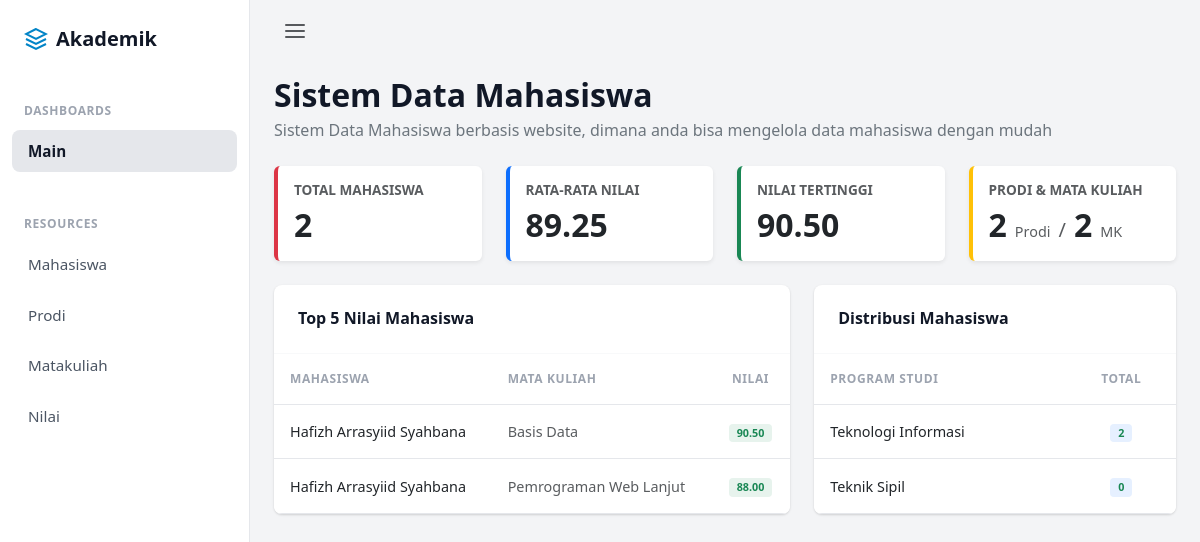
The page / on the database its author committed.
### tables this page shows
CREATE TABLE nilai (
    id_nilai INT AUTO_INCREMENT PRIMARY KEY,
    nim VARCHAR(20),
    kode_mk VARCHAR(10),
    nilai_angka DECIMAL(5, 2),
    FOREIGN KEY (nim) REFERENCES mahasiswa (nim) ON DELETE CASCADE,
    FOREIGN KEY (kode_mk) REFERENCES matakuliah (kode_mk) ON DELETE CASCADE
);

CREATE TABLE mahasiswa (
    nim VARCHAR(20) PRIMARY KEY,
    nama_lengkap VARCHAR(150) NOT NULL,
    id_prodi INT,
    angkatan INT,
    FOREIGN KEY (id_prodi) REFERENCES prodi (id_prodi) ON DELETE SET NULL
);

CREATE TABLE matakuliah (
    kode_mk VARCHAR(10) PRIMARY KEY,
    nama_mk VARCHAR(100) NOT NULL,
    sks INT NOT NULL
);

### views/dashboard.php (the view)
<?php
require_once __DIR__ . '/../config/koneksi.php';
$jml_mhs = mysqli_fetch_assoc(mysqli_query($conn, "SELECT COUNT(*) as total FROM mahasiswa"))['total'];
$jml_prodi = mysqli_fetch_assoc(mysqli_query($conn, "SELECT COUNT(*) as total_prodi FROM prodi"))['total_prodi'];
$jml_mk = mysqli_fetch_assoc(mysqli_query($conn, "SELECT COUNT(*) as total_mk FROM matakuliah"))['total_mk'];
$query_rata = mysqli_fetch_assoc(mysqli_query($conn, "SELECT AVG(nilai_angka) as rata FROM nilai"));
$rata_nilai = $query_rata['rata'] ? $query_rata['rata'] : 0;
$query_max = mysqli_fetch_assoc(mysqli_query($conn, "SELECT MAX(nilai_angka) as tertinggi FROM nilai"));
$nilai_tertinggi = $query_max['tertinggi'] ? $query_max['tertinggi'] : 0;
?>
<div class="mb-4">
    <h2 class="fw-bold text-dark mb-1" style="color: var(--nova-heading) !important;">Sistem Data Mahasiswa</h2>
    <p class="text-secondary mb-0">Sistem Data Mahasiswa berbasis website, dimana anda bisa mengelola data mahasiswa dengan mudah</p>
</div>
<div class="row g-4 mb-4">
    <div class="col-sm-6 col-xl-3">
        <a href="index.php?page=mahasiswa" class="text-decoration-none">
            <div class="card border-0 shadow-sm h-100 border-start border-danger border-4" style="cursor: pointer;">
                <div class="card-body">
                    <h6 class="text-muted text-uppercase fw-semibold mb-2" style="font-size: 0.85rem;">Total Mahasiswa</h6>
                    <h2 class="fw-bold mb-0 text-dark"><?= $jml_mhs; ?></h2>
                </div>
            </div>
        </a>
    </div>
    <div class="col-sm-6 col-xl-3">
        <div class="card border-0 shadow-sm h-100 border-start border-primary border-4">
            <div class="card-body">
                <h6 class="text-muted text-uppercase fw-semibold mb-2" style="font-size: 0.85rem;">Rata-rata Nilai</h6>
                <h2 class="fw-bold mb-0 text-dark"><?= number_format($rata_nilai, 2); ?></h2>
            </div>
        </div>
    </div>
    <div class="col-sm-6 col-xl-3">
        <div class="card border-0 shadow-sm h-100 border-start border-success border-4">
            <div class="card-body">
                <h6 class="text-muted text-uppercase fw-semibold mb-2" style="font-size: 0.85rem;">Nilai Tertinggi</h6>
                <h2 class="fw-bold mb-0 text-dark"><?= number_format($nilai_tertinggi, 2); ?></h2>
            </div>
        </div>
    </div>
    <div class="col-sm-6 col-xl-3">
        <div class="card border-0 shadow-sm h-100 border-start border-warning border-4">
            <div class="card-body">
                <h6 class="text-muted text-uppercase fw-semibold mb-2" style="font-size: 0.85rem;">Prodi & Mata Kuliah</h6>
                <div class="d-flex align-items-baseline gap-2">
                    <h2 class="fw-bold mb-0 text-dark"><?= $jml_prodi; ?></h2>
                    <span class="text-muted fw-medium" style="font-size: 0.9rem;">Prodi</span>
                    <span class="text-muted fs-5">/</span>
                    <h2 class="fw-bold mb-0 text-dark"><?= $jml_mk; ?></h2>
                    <span class="text-muted fw-medium" style="font-size: 0.9rem;">MK</span>
                </div>
            </div>
        </div>
    </div>
</div>
<div class="row g-4">
    <div class="col-lg-7">
        <div class="nova-card overflow-hidden h-100">
            <div class="p-4 border-bottom border-light">
                <h6 class="mb-0 fw-bold" style="color: var(--nova-heading);">Top 5 Nilai Mahasiswa</h6>
            </div>
            <div class="table-responsive">
                <table class="table align-middle mb-0">
                    <thead>
                        <tr>
                            <th>Mahasiswa</th>
                            <th>Mata Kuliah</th>
                            <th class="text-center">Nilai</th>
                        </tr>
                    </thead>
                    <tbody>
                        <?php
                        $q_top = "SELECT m.nama_lengkap, mk.nama_mk, n.nilai_angka
                                  FROM nilai n
                                  INNER JOIN mahasiswa m ON n.nim = m.nim
                                  INNER JOIN matakuliah mk ON n.kode_mk = mk.kode_mk
                                  ORDER BY n.nilai_angka DESC LIMIT 5";
                        $r_top = mysqli_query($conn, $q_top);
                        while ($row = mysqli_fetch_assoc($r_top)):
                        ?>
                            <tr>
                                <td class="fw-medium text-dark"><?= $row['nama_lengkap'] ?></td>
                                <td class="text-muted" style="font-size: 0.9rem;"><?= $row['nama_mk'] ?></td>
                                <td class="text-center">
                                    <span class="badge bg-success bg-opacity-10 text-success px-2 py-1 rounded-1">
                                        <?= number_format($row['nilai_angka'], 2) ?>
                                    </span>
                                </td>
                            </tr>
                        <?php endwhile; ?>
                    </tbody>
                </table>
            </div>
        </div>
    </div>
    <div class="col-lg-5">
        <div class="nova-card overflow-hidden h-100">
            <div class="p-4 border-bottom border-light">
                <h6 class="mb-0 fw-bold" style="color: var(--nova-heading);">Distribusi Mahasiswa</h6>
            </div>
            <div class="table-responsive">
                <table class="table align-middle mb-0">
                    <thead>
                        <tr>
                            <th>Program Studi</th>
                            <th class="text-center">Total</th>
                        </tr>
                    </thead>
                    <tbody>
                        <?php
                        $q_dist = "SELECT p.nama_prodi, COUNT(m.nim) as total_mhs
                                   FROM prodi p
                                   LEFT JOIN mahasiswa m ON p.id_prodi = m.id_prodi
                                   GROUP BY p.id_prodi
                                   ORDER BY total_mhs DESC";
                        $r_dist = mysqli_query($conn, $q_dist);
                        while ($row = mysqli_fetch_assoc($r_dist)):
                        ?>
                            <tr>
                                <td class="fw-medium text-dark"><?= $row['nama_prodi'] ?></td>
                                <td class="text-center">
                                    <span class="badge bg-primary bg-opacity-10 text-success px-2 py-1 rounded-1">
                                        <?= $row['total_mhs'] ?>
                                    </span>
                                </td>
                            </tr>
                        <?php endwhile; ?>
                    </tbody>
                </table>
            </div>
        </div>
    </div>
</div>

### assets/css/style.css (style rules this page uses)
:root { --nova-bg: #f3f4f6; --nova-sidebar: #ffffff; --nova-text: #4b5563; --nova-heading: #111827; --nova-muted: #9ca3af; --nova-primary: #0ea5e9; --nova-primary-hover: #0284c7; --nova-border: #e5e7eb; --nova-create: #01bd3d; }
body { background-color: var(--nova-bg) !important; color: var(--nova-text); font-family: system-ui, -apple-system, sans-serif; }
.nova-card { background-color: #fff; border-radius: 0.5rem; box-shadow: 0 1px 3px 0 rgba(0, 0, 0, 0.1), 0 1px 2px 0 rgba(0, 0, 0, 0.06); border: none; }
.table { margin-bottom: 0; }
.table th { background-color: transparent !important; color: var(--nova-muted); font-size: 0.75rem; font-weight: 700; text-transform: uppercase; letter-spacing: 0.05em; border-bottom: 1px solid var(--nova-border); padding: 1rem; }
.table td { padding: 1rem; vertical-align: middle; border-bottom: 1px solid var(--nova-border); color: var(--nova-text); font-size: 0.9rem; }

### rows shown on the page
nilai: nim.nama_lengkap "Hafizh Arrasyiid Syahbana", kode_mk.nama_mk "Basis Data", nilai_angka "90.50"
nilai: nim.nama_lengkap "Hafizh Arrasyiid Syahbana", kode_mk.nama_mk "Pemrograman Web Lanjut", nilai_angka "88.00"

### other values the page prints
$jml_mhs "2"
$rata_nilai "89.25"
$nilai_tertinggi "90.50"
$jml_prodi "2"
$jml_mk "2"
$row['nama_prodi'] "Teknologi Informasi"
$row['total_mhs'] "2"
$row['nama_prodi'] "Teknik Sipil"
$row['total_mhs'] "0"
